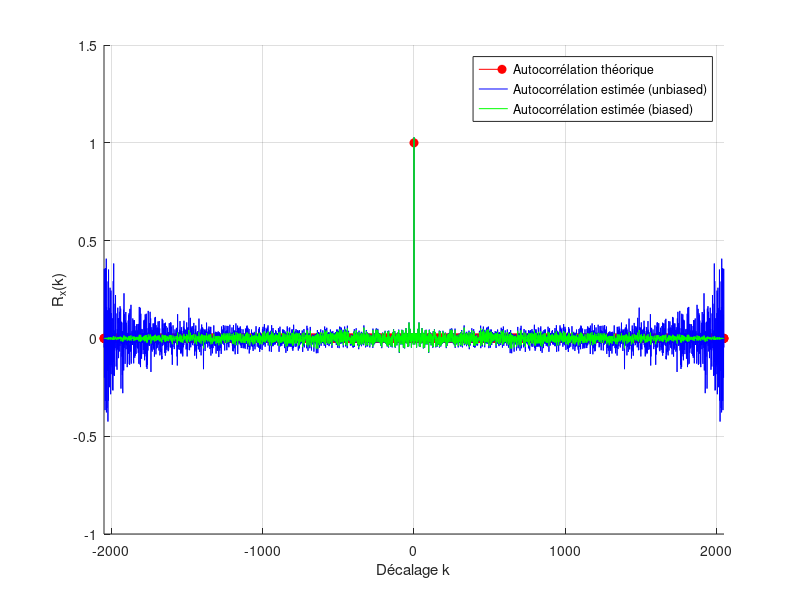

MATLAB code to generate this figure: (Note: this script raises an error after producing the figure.)
%% Préliminaire 1 : Analyse d'un bruit blanc gaussien
clear; close all; clc;

N = 2048;          % longueur du signal
sigma = 1;         % écart-type
mu = 0;            % moyenne

%Génération d'un bruit blanc gaussien 
x = sigma * randn(1, N) + mu;

% Autocorrélation théorique
R_theo = sigma^2 * [zeros(1, N-1), 1, zeros(1, N-1)]; % même longueur que xcorr

% Autocorrélation estimée
[R_est_biased, lags] = xcorr(x, "biased");
[R_est_unbiased, ~]  = xcorr(x, "unbiased");

% Affichage
figure;
hold on;

% Théorique
stem(lags, R_theo, 'r', 'filled');

% Estimée unbiased
plot(lags, R_est_unbiased, 'b');

% Estimée biased
plot(lags, R_est_biased, 'g');

xlabel('Décalage k');
ylabel('R_x(k)');
xlim([min(lags) max(lags)]);
grid on;

legend('Autocorrélation théorique','Autocorrélation estimée (unbiased)','Autocorrélation estimée (biased)','Location','best');

sgtitle('Comparaison des autocorrélations (Théorique / Biased / Unbiased)');

%% Densité spectrale de puissance (DSP) estimée
Fe = 1; Nfft = 1024;
[Pp, f]  = Mon_Periodogramme(x, Nfft, Fe);
[Pd, ~]  = Mon_Daniell(x, Nfft, Fe, 9); %9= taille de lissage
[Pb, ~]  = Mon_Bartlett(x, Nfft, Fe);
[Pw, ~]  = Mon_Welch(x, Nfft, Fe, 0.5);
[Pc, ~]  = Mon_Correlogramme(x, Nfft, Fe);


% DSP théorique (constante = sigma^2)
P_theo = sigma^2 * ones(size(f));
% Conversion en dB
Pp_dB = 10*log10(Pp);
Pb_dB = 10*log10(Pb);
Pw_dB = 10*log10(Pw);
Pd_dB = 10*log10(Pd);
Pc_dB = 10*log10(Pc);
Pth_dB = 10*log10(P_theo);

% Trouver les bornes globales 
ymin = min([Pp_dB Pb_dB Pw_dB Pd_dB Pc_dB]) - 2;
ymax = max([Pp_dB Pb_dB Pw_dB Pd_dB Pc_dB]) + 2;

figure;

subplot(5,1,1);
plot(f, Pp_dB, 'b', 'LineWidth', 1.2); hold on;
plot(f, Pth_dB, 'k--', 'LineWidth', 1);
xlabel('Fréquence (Hz)'); ylabel('Puissance (dB)');
title('Périodogramme simple');
grid on; ylim([ymin ymax]);

subplot(5,1,2);
plot(f, Pd_dB, 'c', 'LineWidth', 1.2); hold on;
plot(f, Pth_dB, 'k--', 'LineWidth', 1);
xlabel('Fréquence (Hz)'); ylabel('Puissance (dB)');
title('Méthode de Daniell (lissage)');
grid on; ylim([ymin ymax]);


subplot(5,1,3);
plot(f, Pb_dB, 'm', 'LineWidth', 1.2); hold on;
plot(f, Pth_dB, 'k--', 'LineWidth', 1);
xlabel('Fréquence (Hz)'); ylabel('Puissance (dB)');
title('Méthode de Bartlett');
grid on; ylim([ymin ymax]);

subplot(5,1,4);
plot(f, Pw_dB, 'g', 'LineWidth', 1.2); hold on;
plot(f, Pth_dB, 'k--', 'LineWidth', 1);
xlabel('Fréquence (Hz)'); ylabel('Puissance (dB)');
title('Méthode de Welch');
grid on; ylim([ymin ymax]);

subplot(5,1,5);
plot(f, Pc_dB, 'r', 'LineWidth', 1.2); hold on;
plot(f, Pth_dB, 'k--', 'LineWidth', 1);
xlabel('Fréquence (Hz)'); ylabel('Puissance (dB)');
title('Méthode du Corrélogramme');
grid on; ylim([ymin ymax]);

sgtitle('Comparaison des estimateurs de la DSP du bruit blanc');


%% platitude
nb_real = 100;                  % nombre de réalisations
flatness = zeros(1, nb_real);

for k = 1:nb_real
    x = randn(1, N);             % bruit blanc gaussien
    flatness(k) = platitude_spectrale(Pw);
end

moyenne = mean(flatness);
ecart_type = std(flatness);

disp(['Platitude spectrale moyenne = ', num2str(moyenne)]);
disp(['Écart-type = ', num2str(ecart_type)]);